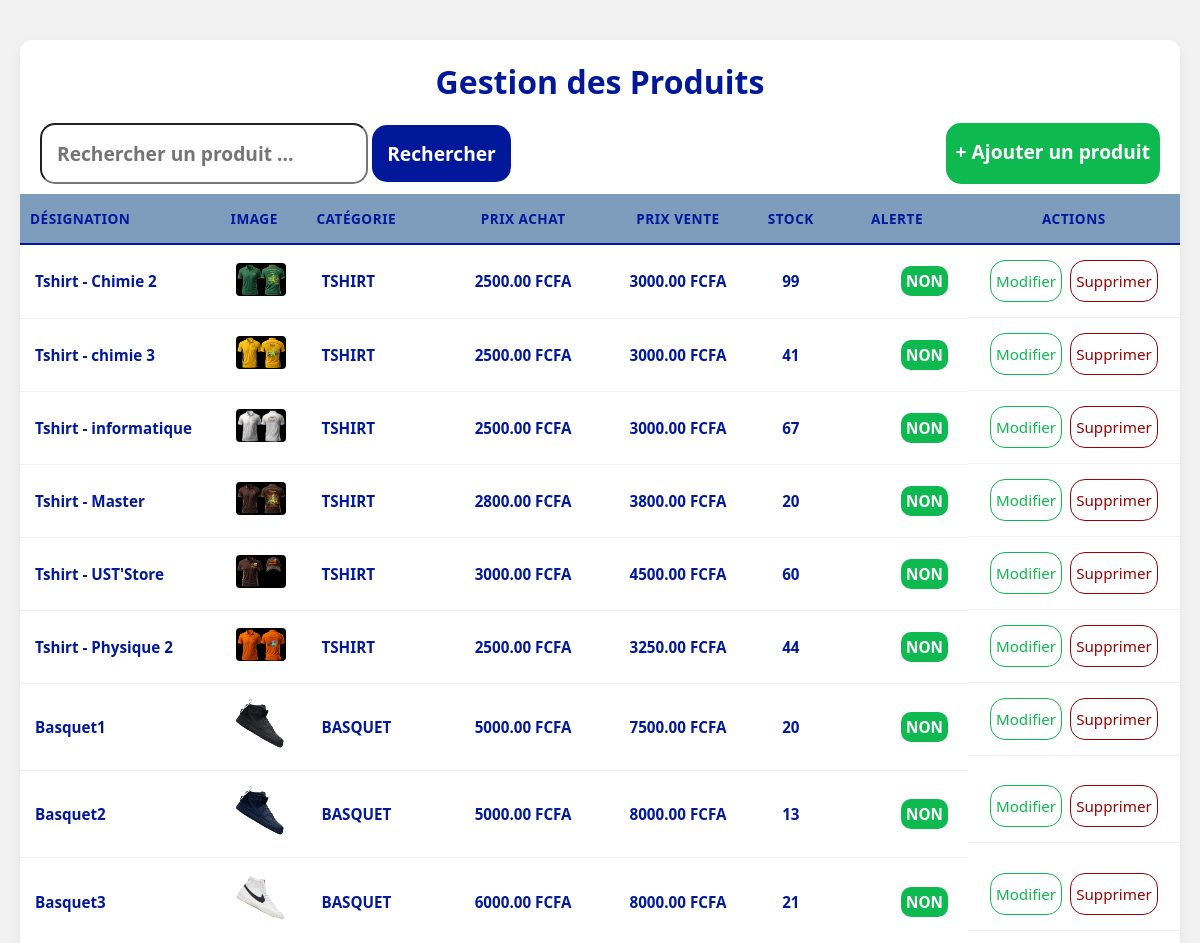
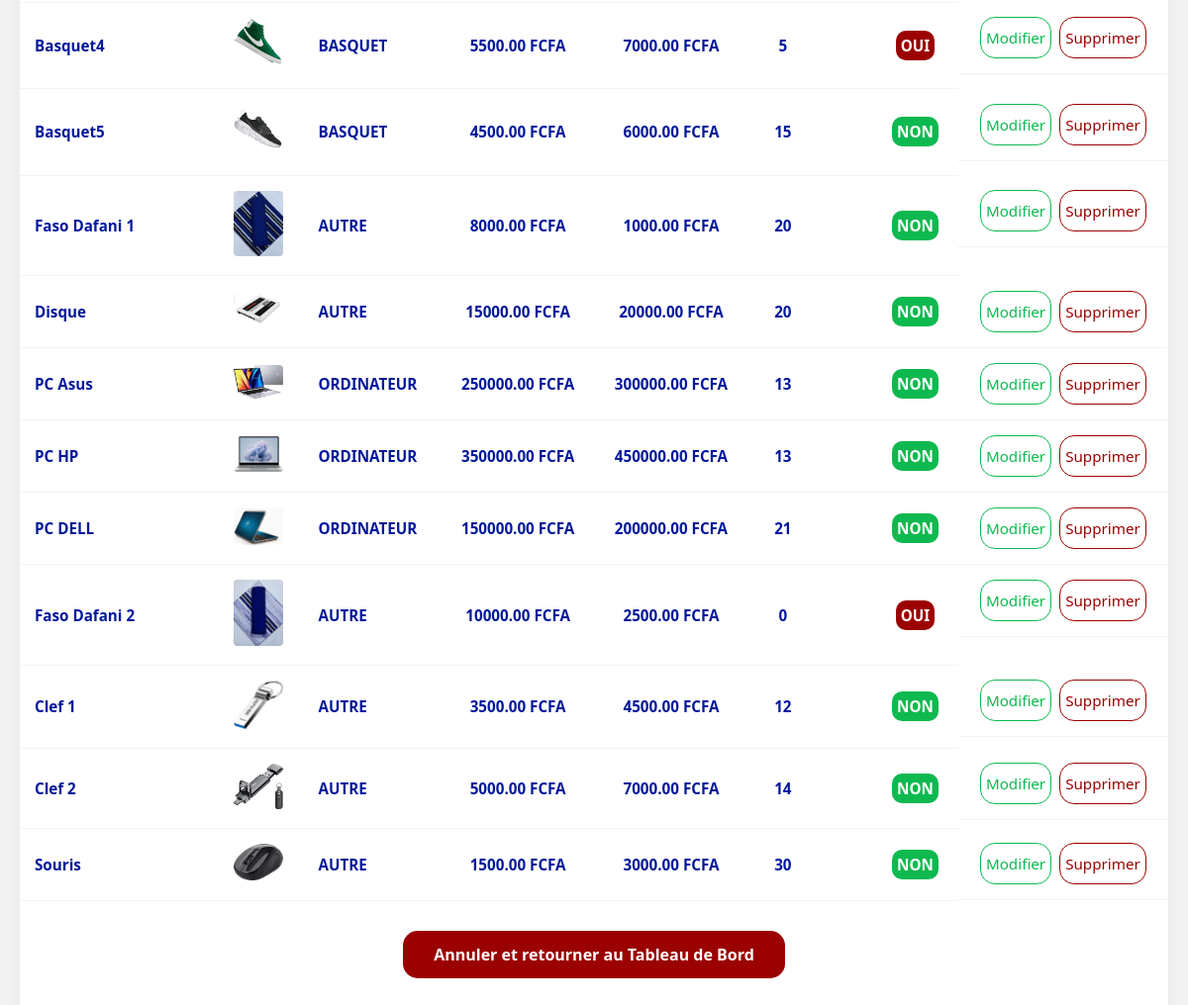
Page /produits/ on the committed database (2 pictures, top to bottom).
### products/models.py (models this page shows, shortened)
class Product(models.Model):
    CATEGORIE = [
        ('TSHIRT','tshirt'),
        ('BASQUET', 'basquet'),
        ('ORDINATEUR', 'ordinateur'),
        ('AUTRE', 'autre'),
    ]
    designation = models.CharField(max_length=50)
    slug = models.SlugField(unique=True, blank=True, null=True, max_length=100)
    categorie = models.CharField(max_length=10, choices=CATEGORIE, default='TSHIRT', verbose_name="Categorie des produits")
    description = models.CharField(max_length=255, blank=True, null=True, verbose_name="Description détaillée")
    image = models.ImageField(upload_to="products_images", blank=True, null=True, verbose_name="Images du produits")
    prix_achat = models.DecimalField(max_digits=10, decimal_places=2, blank=True, null=True, verbose_name="Prix d'achat")
    prix_vente = models.DecimalField(max_digits=10, decimal_places=2,blank=True, null=True, verbose_name="Prix de vente")
    quantite_stock = models.IntegerField(default=0, verbose_name="Quantité en stock")
    stock_alerte = models.IntegerField(default=10, verbose_name="Seuil en alerte")
    en_solde = models.BooleanField(default=False, verbose_name="Produit en solde")
    pourcentage_solde = models.DecimalField(max_digits=4, decimal_places=2, default=0.0, verbose_name="Pourcentage de réduction")
    def alerte(self):
        return self.quantite_stock <= self.stock_alerte

### products/views.py (the view)
# urls.py: path('produits/', views.produits, name="produits"),
def produits(request):
    query = request.GET.get('produit')
    if query:
        products_list = Product.objects.filter(designation__icontains=query)
    else:
        products_list = Product.objects.all()
    return render(request, 'post/produits.html', context={'products': products_list,'query': query})

### products/templates/post/produits.html (shortened to what this page needs)
<!DOCTYPE html>
<html lang="fr">
    <head>
    </head>
    <body>
        {% block content %}
        <div class="principale">
            <h1 style="padding: 20px; text-align: center;">Gestion des Produits</h1>
            <div class="princ" style="padding: 0 15px;">
                <div class="recherche">
                    <form action="{% url 'produits' %}" method="GET">
                        <input type="text" name="produit" placeholder="Rechercher un produit ..." value="{{ query|default:'' }}">
                        <button type="submit">Rechercher</button>
                    </form>
                </div>
                <a href="{% url 'ajout_produit' %}" class="ajout">+ Ajouter un produit</a>
            </div>
            {% if products %}
            <table>
                <thead>
                    <tr>
                        <th>Désignation</th>
                        <th>Image</th>
                        <th>Catégorie</th>
                        <th>Prix Achat</th>
                        <th>Prix Vente</th>
                        <th>Stock</th>
                        <th>Alerte</th>
                        <th style="text-align: center;">Actions</th>
                    </tr>
                </thead>
                <tbody>
                    {% for product in products %}
                    <tr>
                        <td class="affiche1">{{ product.designation }}</td>
                        <td>
                            {% if product.image %}
                                <img src="{{ product.image.url }}" alt="{{ product.designation }}" width="50" style="border-radius: 4px; object-fit: cover;">
                            {% else %}
                                <span style="color: #ccc;">Pas d'image</span>
                            {% endif %}
                        </td>
                        <td class="affiche">{{ product.categorie }}</td>
                        <td class="affiche">{{ product.prix_achat }} FCFA</td>
                        <td class="affiche">{{ product.prix_vente }} FCFA</td>
                        <td class="affiche" style="text-align: center;">{{ product.quantite_stock }}</td>
                        <td class="affiche7">
                            {% if product.alerte %}
                                <strong style="background-color: #9b0101ff;">OUI</strong>
                            {% else %}
                                <strong style="background-color: #0eb950ff;">NON</strong>
                            {% endif %}
                        </td>
                        <td class="affiche8" style="justify-content: center;">
                            <a href="{% url 'modifier_produit' product.slug %}">Modifier</a>
                            <a href="{% url 'supprimer_produit' product.slug %}">Supprimer</a>
                        </td>
                    </tr>
                    {% endfor %}
                </tbody>
            </table>
            {% endif %}
            <div style="margin-top: 30px; padding: 0 20px 40px; text-align: center;">
                <a href="{% url 'Tableau_de_bord' %}" class="btn-back">
                    Annuler et retourner au Tableau de Bord
                </a>
            </div>
        </div>
        {% endblock content %}
    </body>
</html>

### products/templates/post/produits.html (style rules this page uses)
* { margin: 0; padding: 0; font-family: 'Segoe UI', Roboto, sans-serif; box-sizing: border-box; }
body { background: #f2f2f2ff; color: #01189bff; padding: 40px 20px; }
.principale { width: 100%; margin: 0 auto; background: white; border-radius: 12px; box-shadow: 0 5px 15px rgba(0,0,0,0.05); }
table { width: 100%; border-collapse: collapse; margin-bottom: 20px; }
thead { background-color: #7e9dbdff; color: #01189bff; }
th { padding: 15px 10px; font-size: 0.85rem; text-transform: uppercase; letter-spacing: 0.5px; font-weight: 700; text-align: left; border-bottom: 2px solid #01189bff; }
th:nth-child(4), td:nth-child(4), th:nth-child(5), td:nth-child(5), th:nth-child(6), td:nth-child(6), th:nth-child(7), td:nth-child(7), th:nth-child(8), td:nth-child(8) { text-align: center; }
td { padding: 15px; border-bottom: 1px solid #f1f2f6; font-size: 0.95rem; }
.affiche8 { display: flex; gap: 8px; font-size: 0.95em; }
.affiche8 a { text-decoration: none; padding: 10px 5px; }
.affiche8 a:first-child { background-color: white; color: #0eb950ff; border-radius: 15px; border: 1px solid #0eb950ff; transition: ease all 0.5s; }
.affiche8 a:last-child { background-color: white; color: #9b0101ff; border-radius: 15px; border: 1px solid #9b0101ff; transition: ease all 0.5s; }
.affiche7 strong { margin-left:55px; padding: 5px; border-radius: 10px; color: white; }
.affiche { font-weight: 800; }
.affiche1 { font-weight: 800; color: #01189bff; }
.princ { display: flex; justify-content: space-between; }
.recherche input { border-radius: 15px; min-width: 300px; padding: 15px; font-weight: 700; font-size: 1.2em; }
.recherche { margin-bottom: 10px; margin-left: 5px; }
.recherche button { border-radius: 15px; padding: 15px; border: none; background-color: #01189bff; color: white; font-weight: 700; font-size: 1.2em; transition: ease all 0.5s; }
.ajout { text-decoration: none; background: #0eb950ff; padding: 15px 10px; border-radius: 15px; text-decoration: none; color: white; margin-bottom: 10px; margin-right: 5px; font-weight: 700; font-size: 1.2em; transition: ease all 0.5s; }
.btn-back { display: inline-block; min-width: 300px; padding: 12px 30px; border-radius: 15px; text-decoration: none; background-color: #9b0101ff; color: white; font-weight: 600; transition: all 0.4s ease; border: 1px solid transparent; }

### rows in the picture
Product: designation "Tshirt - Chimie 2", image (picture), categorie "TSHIRT", prix_achat "2500.00", prix_vente "3000.00", quantite_stock "99", stock_alerte "NON"
Product: designation "Tshirt - chimie 3", image (picture), categorie "TSHIRT", prix_achat "2500.00", prix_vente "3000.00", quantite_stock "41", stock_alerte "NON"
Product: designation "Tshirt - informatique", image (picture), categorie "TSHIRT", prix_achat "2500.00", prix_vente "3000.00", quantite_stock "67", stock_alerte "NON"
Product: designation "Tshirt - Master", image (picture), categorie "TSHIRT", prix_achat "2800.00", prix_vente "3800.00", quantite_stock "20", stock_alerte "NON"
Product: designation "Tshirt - UST'Store", image (picture), categorie "TSHIRT", prix_achat "3000.00", prix_vente "4500.00", quantite_stock "60", stock_alerte "NON"
Product: designation "Tshirt - Physique 2", image (picture), categorie "TSHIRT", prix_achat "2500.00", prix_vente "3250.00", quantite_stock "44", stock_alerte "NON"
Product: designation "Basquet1", image (picture), categorie "BASQUET", prix_achat "5000.00", prix_vente "7500.00", quantite_stock "20", stock_alerte "NON"
Product: designation "Basquet2", image (picture), categorie "BASQUET", prix_achat "5000.00", prix_vente "8000.00", quantite_stock "13", stock_alerte "NON"
Product: designation "Basquet3", image (picture), categorie "BASQUET", prix_achat "6000.00", prix_vente "8000.00", quantite_stock "21", stock_alerte "NON"
Product: designation "Basquet4", image (picture), categorie "BASQUET", prix_achat "5500.00", prix_vente "7000.00", quantite_stock "5", stock_alerte "OUI"
Product: designation "Basquet5", image (picture), categorie "BASQUET", prix_achat "4500.00", prix_vente "6000.00", quantite_stock "15", stock_alerte "NON"
Product: designation "Faso Dafani 1", image (picture), categorie "AUTRE", prix_achat "8000.00", prix_vente "1000.00", quantite_stock "20", stock_alerte "NON"
Product: designation "Disque", image (picture), categorie "AUTRE", prix_achat "15000.00", prix_vente "20000.00", quantite_stock "20", stock_alerte "NON"
Product: designation "PC Asus", image (picture), categorie "ORDINATEUR", prix_achat "250000.00", prix_vente "300000.00", quantite_stock "13", stock_alerte "NON"
Product: designation "PC HP", image (picture), categorie "ORDINATEUR", prix_achat "350000.00", prix_vente "450000.00", quantite_stock "13", stock_alerte "NON"
Product: designation "PC DELL", image (picture), categorie "ORDINATEUR", prix_achat "150000.00", prix_vente "200000.00", quantite_stock "21", stock_alerte "NON"
Product: designation "Faso Dafani 2", image (picture), categorie "AUTRE", prix_achat "10000.00", prix_vente "2500.00", quantite_stock "0", stock_alerte "OUI"
Product: designation "Clef 1", image (picture), categorie "AUTRE", prix_achat "3500.00", prix_vente "4500.00", quantite_stock "12", stock_alerte "NON"
Product: designation "Clef 2", image (picture), categorie "AUTRE", prix_achat "5000.00", prix_vente "7000.00", quantite_stock "14", stock_alerte "NON"
Product: designation "Souris", image (picture), categorie "AUTRE", prix_achat "1500.00", prix_vente "3000.00", quantite_stock "30", stock_alerte "NON"
